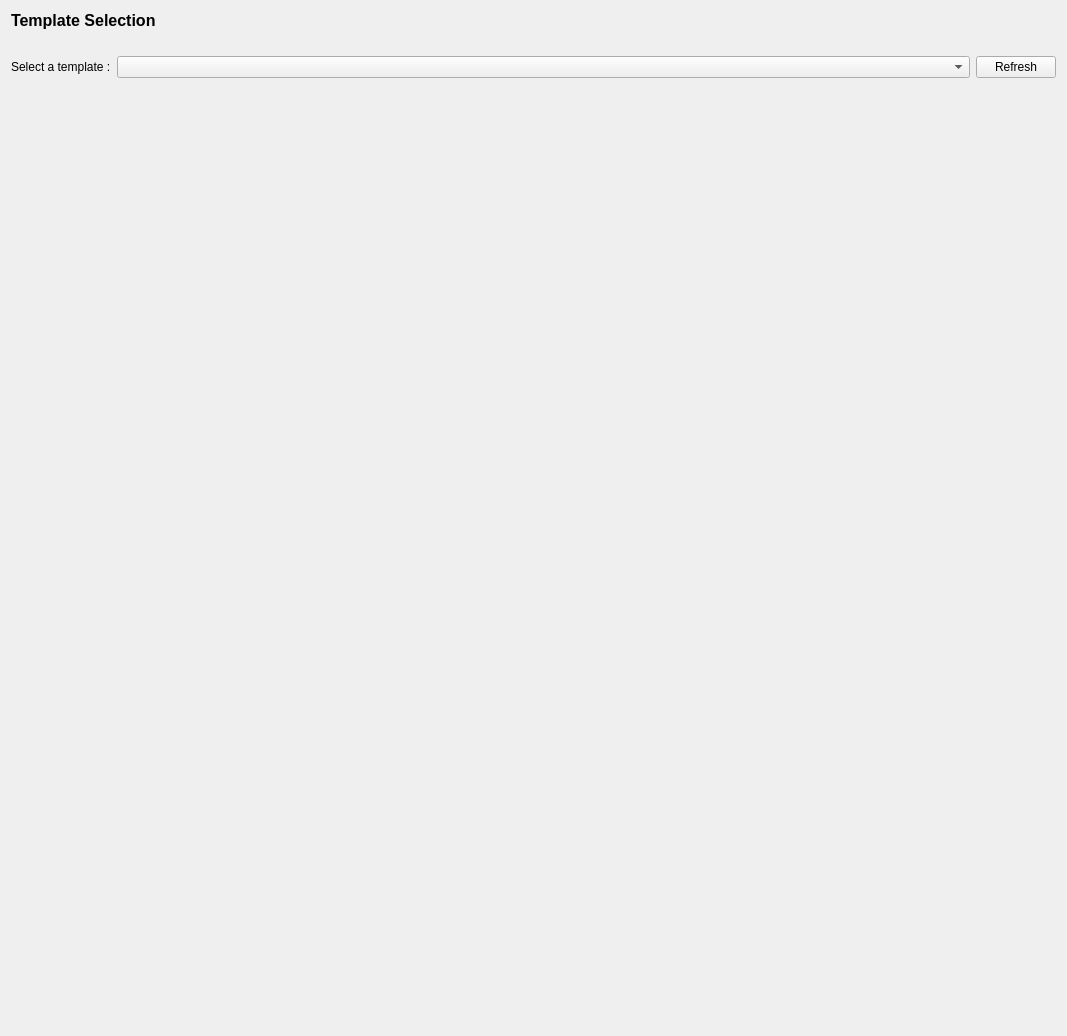
<?xml version="1.0" encoding="UTF-8"?>
<ui version="4.0">
 <class>PageTemplateSelection</class>
 <widget class="QWidget" name="PageTemplateSelection">
  <property name="geometry">
   <rect>
    <x>0</x>
    <y>0</y>
    <width>1067</width>
    <height>1036</height>
   </rect>
  </property>
  <property name="windowTitle">
   <string>Form</string>
  </property>
  <layout class="QVBoxLayout" name="verticalLayout">
   <item>
    <widget class="QLabel" name="label_2">
     <property name="font">
      <font>
       <pointsize>12</pointsize>
       <bold>true</bold>
      </font>
     </property>
     <property name="text">
      <string>Template Selection</string>
     </property>
     <property name="alignment">
      <set>Qt::AlignLeading|Qt::AlignLeft|Qt::AlignTop</set>
     </property>
    </widget>
   </item>
   <item>
    <widget class="QLabel" name="label_3">
     <property name="text">
      <string/>
     </property>
    </widget>
   </item>
   <item>
    <layout class="QHBoxLayout" name="horizontalLayout">
     <item>
      <widget class="QLabel" name="label">
       <property name="text">
        <string>Select a template :</string>
       </property>
      </widget>
     </item>
     <item>
      <widget class="QComboBox" name="cbSelectTemplate">
       <property name="sizePolicy">
        <sizepolicy hsizetype="Expanding" vsizetype="Fixed">
         <horstretch>0</horstretch>
         <verstretch>0</verstretch>
        </sizepolicy>
       </property>
      </widget>
     </item>
     <item>
      <widget class="QPushButton" name="btnRefresh">
       <property name="text">
        <string>Refresh</string>
       </property>
      </widget>
     </item>
    </layout>
   </item>
   <item>
    <spacer name="verticalSpacer_2">
     <property name="orientation">
      <enum>Qt::Vertical</enum>
     </property>
     <property name="sizeHint" stdset="0">
      <size>
       <width>20</width>
       <height>301</height>
      </size>
     </property>
    </spacer>
   </item>
  </layout>
 </widget>
 <resources/>
 <connections/>
</ui>
